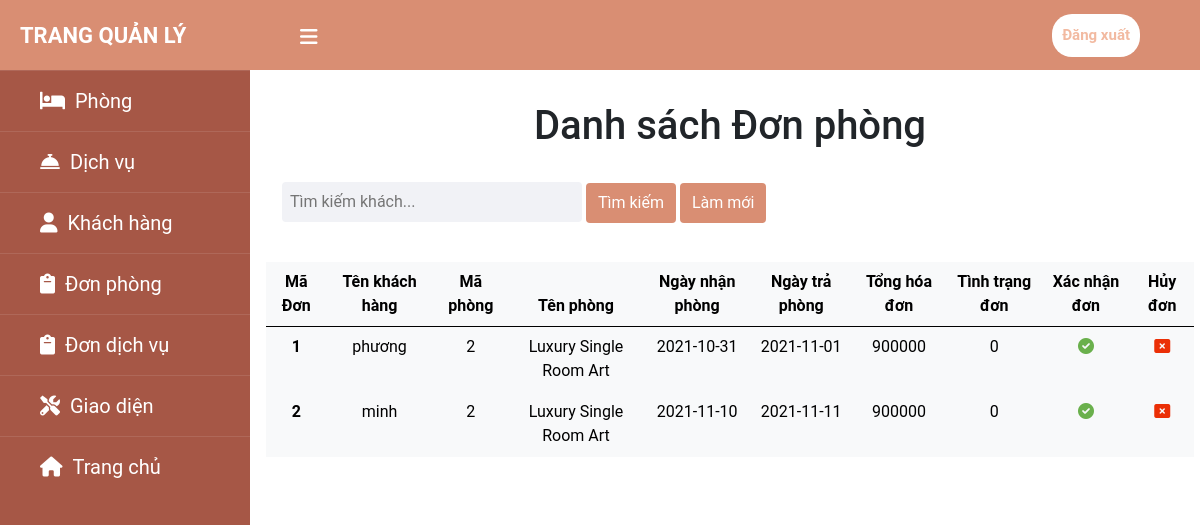
The page /src/hotel_booking/admin/ordroom-show.php (signed in) on the database as committed earlier.
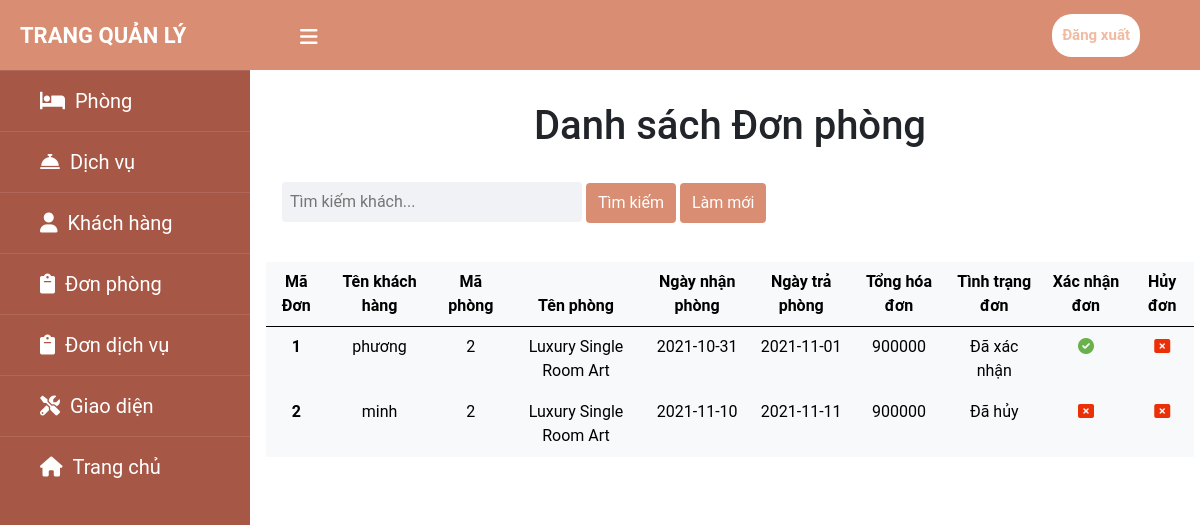
The same page on the database as committed later.
### tables this page shows
CREATE TABLE `tb_order_rooms` (
  `ordroom_id` int(10) UNSIGNED NOT NULL,
  `ordroom_total` int(10) NOT NULL,
  `ordroom_total_day` int(10) NOT NULL,
  `ordroom_start` date NOT NULL,
  `ordroom_end` date NOT NULL,
  `ordroom_status` varchar(30) NOT NULL DEFAULT 'Chờ xác nhận',
  `room_id` int(10) UNSIGNED DEFAULT NULL,
  `cus_id` int(10) UNSIGNED DEFAULT NULL
);

CREATE TABLE `tb_customers` (
  `cus_id` int(10) UNSIGNED NOT NULL,
  `cus_name` varchar(50) NOT NULL,
  `cus_mobile` varchar(12) NOT NULL,
  `cus_email` varchar(100) NOT NULL,
  `cus_pass` varchar(255) NOT NULL
);

CREATE TABLE `tb_rooms` (
  `room_id` int(10) UNSIGNED NOT NULL,
  `room_type` varchar(50) NOT NULL,
  `room_size` varchar(10) NOT NULL,
  `room_description` varchar(255) NOT NULL,
  `room_price` int(11) NOT NULL,
  `room_amount_people` int(10) NOT NULL,
  `room_image` varchar(255) NOT NULL
);

### src/hotel_booking/admin/ordroom-show.php (the view, shortened to what the changed rows need)
<?php
    include ('header.php');
    include ('../config.php');
?>
<div class="content p-3">
    <div>
        <div class="">
            <h1 class="text-center pt-3">Danh sách Đơn phòng</h1>
        </div>
    </div>
            <table class="table my-3 py-5 border-light  text-aline table-light text-center" style="table-layout: auto;">
                <thead class="table-light">
                    <tr class =" border-dark">
                        <th scope="col" class="top">Mã Đơn</th>
                        <th scope="col" class="top">Tên khách hàng</th>
                        <th scope="col" class="top" >Mã phòng</th>
                        <th scope="col" class="top">Tên phòng</th>
                        <th scope="col" class="top">Ngày nhận phòng</th>
                        <th scope="col" class="top">Ngày trả phòng</th>
                        <th scope="col" class="top">Tổng hóa đơn</th>
                        <th scope="col" class="top">Tình trạng đơn</th>
                        <th scope="col" class="top">Xác nhận đơn</th>
                        <th scope="col" class="top">Hủy đơn</th>
                    </tr>
                </thead>
                <tbody>
                    <?php
                        if (isset($_POST['btn-search'])){
                            $cus_name = $_POST['cus-name'];
                            $sql = "SELECT o.ordroom_id,o.ordroom_total,o.ordroom_start,o.ordroom_end,o.ordroom_status,r.room_type,r.room_id,c.cus_name
                            FROM  tb_order_rooms o ,tb_rooms r ,tb_customers c
                            WHERE  o.room_id = r.room_id AND o.cus_id =c.cus_id AND c.cus_name ='$cus_name'";
                             $result = mysqli_query($conn,$sql);
                             if(mysqli_num_rows($result)>0){
                                 while($row=mysqli_fetch_assoc($result)){
                                     echo '<tr>';
                                     echo '<th scope="row">'.$row['ordroom_id'].'</th>';
                                     echo '<td>'.$row['cus_name'].'</td>';
                                     echo '<td>'.$row['room_id'].'</td>';
                                     echo '<td>'.$row['room_type'].'</td>';
                                     echo '<td>'.$row['ordroom_start'].'</td>';
                                     echo '<td>'.$row['ordroom_end'].'</td>';
                                     echo '<td>'.$row['ordroom_total'].'</td>';
                                     echo '<td>'.$row['ordroom_status'].'</td>';
                                     if($row['ordroom_status']=='Đã hủy'){
                                        echo '<td><a href =""><i class="fas fa-window-close" style ="color:#eb2f06;"></i></i></a></td>';
                                    }else{
                                        echo '<td><a href ="confirm-order-room.php?id='.$row['ordroom_id'].'"><i class="fas fa-check-circle" style ="color:#6ab04c;"></i></i></a></td>';
                                    }
                                    echo '<td><a href ="cancel-order-room.php?id='.$row['ordroom_id'].'"><i class="fas fa-window-close" style ="color:#eb2f06;"></i></i></a></td>';
                                    echo '</tr>';
                                 }
                             }
                        }else{
                            $sql = "SELECT o.ordroom_id,o.ordroom_total,o.ordroom_start,o.ordroom_end,o.ordroom_status,r.room_type,r.room_id,c.cus_name
                            FROM  tb_order_rooms o ,tb_rooms r ,tb_customers c
                            WHERE  o.room_id = r.room_id AND o.cus_id =c.cus_id";
                            $result = mysqli_query($conn,$sql);
                                if(mysqli_num_rows($result)>0){
                                    while($row=mysqli_fetch_assoc($result)){
                                        echo '<tr>';
                                        echo '<th scope="row">'.$row['ordroom_id'].'</th>';
                                        echo '<td>'.$row['cus_name'].'</td>';
                                        echo '<td>'.$row['room_id'].'</td>';
                                        echo '<td>'.$row['room_type'].'</td>';
                                        echo '<td>'.$row['ordroom_start'].'</td>';
                                        echo '<td>'.$row['ordroom_end'].'</td>';
                                        echo '<td>'.$row['ordroom_total'].'</td>';
                                        echo '<td>'.$row['ordroom_status'].'</td>';
                                        if($row['ordroom_status']=='Đã hủy'){
                                            echo '<td><a href =""><i class="fas fa-window-close" style ="color:#eb2f06;"></i></i></a></td>';
                                        }else{
                                            echo '<td><a href ="confirm-order-room.php?id='.$row['ordroom_id'].'"><i class="fas fa-check-circle" style ="color:#6ab04c;"></i></i></a></td>';
                                        }
                                        echo '<td><a href ="cancel-order-room.php?id='.$row['ordroom_id'].'"><i class="fas fa-window-close" style ="color:#eb2f06;"></i></i></a></td>';
                                        echo '</tr>';
                                    }
                                }
                        }
                    ?>
                </tbody>
            </table>
</div>
<?php
    include ('footer.php');
?>

Rows that differ between the two databases and show on the page:
changed tb_order_rooms "phương": ordroom_status "0" → "Đã xác nhận"
changed tb_order_rooms "minh": ordroom_status "0" → "Đã hủy"
